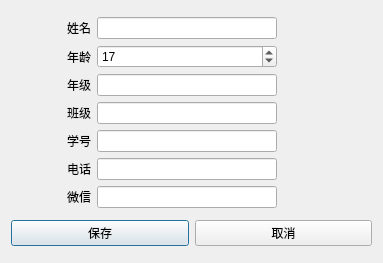
<?xml version="1.0" encoding="UTF-8"?>
<ui version="4.0">
 <class>Dlg_AddStu</class>
 <widget class="QDialog" name="Dlg_AddStu">
  <property name="geometry">
   <rect>
    <x>0</x>
    <y>0</y>
    <width>383</width>
    <height>263</height>
   </rect>
  </property>
  <property name="windowTitle">
   <string/>
  </property>
  <property name="windowIcon">
   <iconset resource="res.qrc">
    <normaloff>:/add.png</normaloff>:/add.png</iconset>
  </property>
  <layout class="QVBoxLayout" name="verticalLayout">
   <item>
    <layout class="QHBoxLayout" name="horizontalLayout_2">
     <item>
      <layout class="QGridLayout" name="gridLayout">
       <item row="0" column="0">
        <widget class="QLabel" name="label">
         <property name="minimumSize">
          <size>
           <width>80</width>
           <height>0</height>
          </size>
         </property>
         <property name="text">
          <string>姓名</string>
         </property>
         <property name="alignment">
          <set>Qt::AlignRight|Qt::AlignTrailing|Qt::AlignVCenter</set>
         </property>
        </widget>
       </item>
       <item row="0" column="1">
        <widget class="QLineEdit" name="le_name"/>
       </item>
       <item row="1" column="0">
        <widget class="QLabel" name="label_7">
         <property name="minimumSize">
          <size>
           <width>80</width>
           <height>0</height>
          </size>
         </property>
         <property name="text">
          <string>年龄</string>
         </property>
         <property name="alignment">
          <set>Qt::AlignRight|Qt::AlignTrailing|Qt::AlignVCenter</set>
         </property>
        </widget>
       </item>
       <item row="1" column="1">
        <widget class="QSpinBox" name="sb_age">
         <property name="value">
          <number>17</number>
         </property>
        </widget>
       </item>
       <item row="2" column="0">
        <widget class="QLabel" name="label_2">
         <property name="minimumSize">
          <size>
           <width>80</width>
           <height>0</height>
          </size>
         </property>
         <property name="text">
          <string>年级</string>
         </property>
         <property name="alignment">
          <set>Qt::AlignRight|Qt::AlignTrailing|Qt::AlignVCenter</set>
         </property>
        </widget>
       </item>
       <item row="2" column="1">
        <widget class="QLineEdit" name="le_grade"/>
       </item>
       <item row="3" column="0">
        <widget class="QLabel" name="label_3">
         <property name="minimumSize">
          <size>
           <width>80</width>
           <height>0</height>
          </size>
         </property>
         <property name="text">
          <string>班级</string>
         </property>
         <property name="alignment">
          <set>Qt::AlignRight|Qt::AlignTrailing|Qt::AlignVCenter</set>
         </property>
        </widget>
       </item>
       <item row="3" column="1">
        <widget class="QLineEdit" name="le_class"/>
       </item>
       <item row="4" column="0">
        <widget class="QLabel" name="label_4">
         <property name="minimumSize">
          <size>
           <width>80</width>
           <height>0</height>
          </size>
         </property>
         <property name="text">
          <string>学号</string>
         </property>
         <property name="alignment">
          <set>Qt::AlignRight|Qt::AlignTrailing|Qt::AlignVCenter</set>
         </property>
        </widget>
       </item>
       <item row="4" column="1">
        <widget class="QLineEdit" name="le_seq"/>
       </item>
       <item row="5" column="0">
        <widget class="QLabel" name="label_5">
         <property name="minimumSize">
          <size>
           <width>80</width>
           <height>0</height>
          </size>
         </property>
         <property name="text">
          <string>电话</string>
         </property>
         <property name="alignment">
          <set>Qt::AlignRight|Qt::AlignTrailing|Qt::AlignVCenter</set>
         </property>
        </widget>
       </item>
       <item row="5" column="1">
        <widget class="QLineEdit" name="le_phone"/>
       </item>
       <item row="6" column="0">
        <widget class="QLabel" name="label_6">
         <property name="minimumSize">
          <size>
           <width>80</width>
           <height>0</height>
          </size>
         </property>
         <property name="text">
          <string>微信</string>
         </property>
         <property name="alignment">
          <set>Qt::AlignRight|Qt::AlignTrailing|Qt::AlignVCenter</set>
         </property>
        </widget>
       </item>
       <item row="6" column="1">
        <widget class="QLineEdit" name="le_wechat"/>
       </item>
      </layout>
     </item>
     <item>
      <spacer name="horizontalSpacer">
       <property name="orientation">
        <enum>Qt::Horizontal</enum>
       </property>
       <property name="sizeType">
        <enum>QSizePolicy::Minimum</enum>
       </property>
       <property name="sizeHint" stdset="0">
        <size>
         <width>95</width>
         <height>20</height>
        </size>
       </property>
      </spacer>
     </item>
    </layout>
   </item>
   <item>
    <layout class="QHBoxLayout" name="horizontalLayout">
     <item>
      <widget class="QPushButton" name="btn_save">
       <property name="text">
        <string>保存</string>
       </property>
      </widget>
     </item>
     <item>
      <widget class="QPushButton" name="btn_cancel">
       <property name="text">
        <string>取消</string>
       </property>
       <property name="autoDefault">
        <bool>false</bool>
       </property>
      </widget>
     </item>
    </layout>
   </item>
  </layout>
 </widget>
 <tabstops>
  <tabstop>le_name</tabstop>
  <tabstop>sb_age</tabstop>
  <tabstop>le_grade</tabstop>
  <tabstop>le_class</tabstop>
  <tabstop>le_seq</tabstop>
  <tabstop>le_phone</tabstop>
  <tabstop>le_wechat</tabstop>
  <tabstop>btn_save</tabstop>
  <tabstop>btn_cancel</tabstop>
 </tabstops>
 <resources>
  <include location="res.qrc"/>
 </resources>
 <connections/>
</ui>
